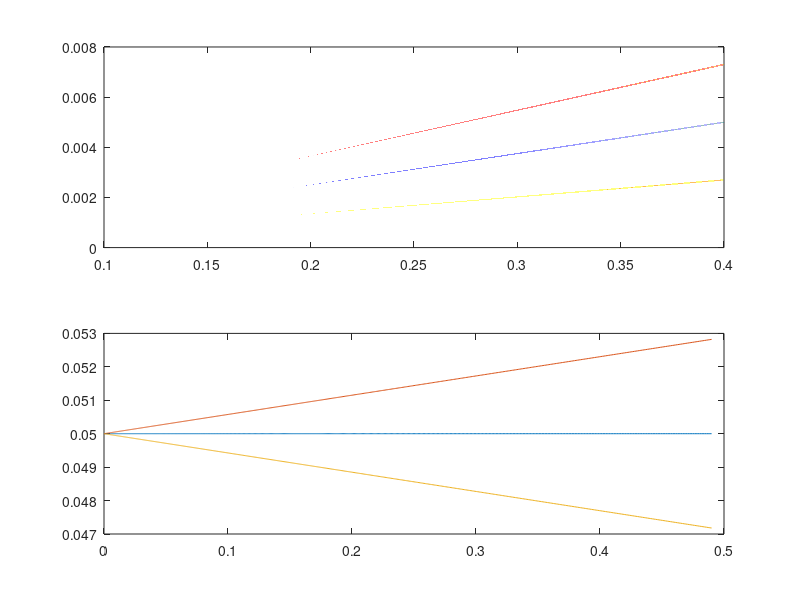

Write MATLAB code to recreate this figure.
function plot4_6_1()
    %Ch, Cv, lv, lh, m, g
    %ChStern = Ch * (lv+lh) / lv / m / g;
    %CvStern = Cv * (lv+lh) / lh / m / g;
    %konstante geschwinidkeit
    Cvs=9.5;
    Chs=20.5;
    g=9.81;
    EG=((1/Cvs)-(1/Chs))/g;
    %konstante geschwinigkeit
    v=20;
    l=5;
    v_2=v*v;
    r=1000:0.01:4000; %DIN/ISO4138
    a=v_2./r;
    ack=l./r;
    oben=ack+(EG.*a);
    unten=ack-(EG.*a);
    subplot(2,1,1);
    plot(a, ack,'--', a, oben, a, unten);
    %konstante Radius
    v=0:0.01:7;
    R=100;
    a= (v.^2)/R;
    ack = (l/R) * ones(1, length(v));
    oben=ack+(EG.*a);
    unten=ack-(EG.*a);
    subplot(2,1,2);
    plot(a, ack, a, oben, a, unten);
end